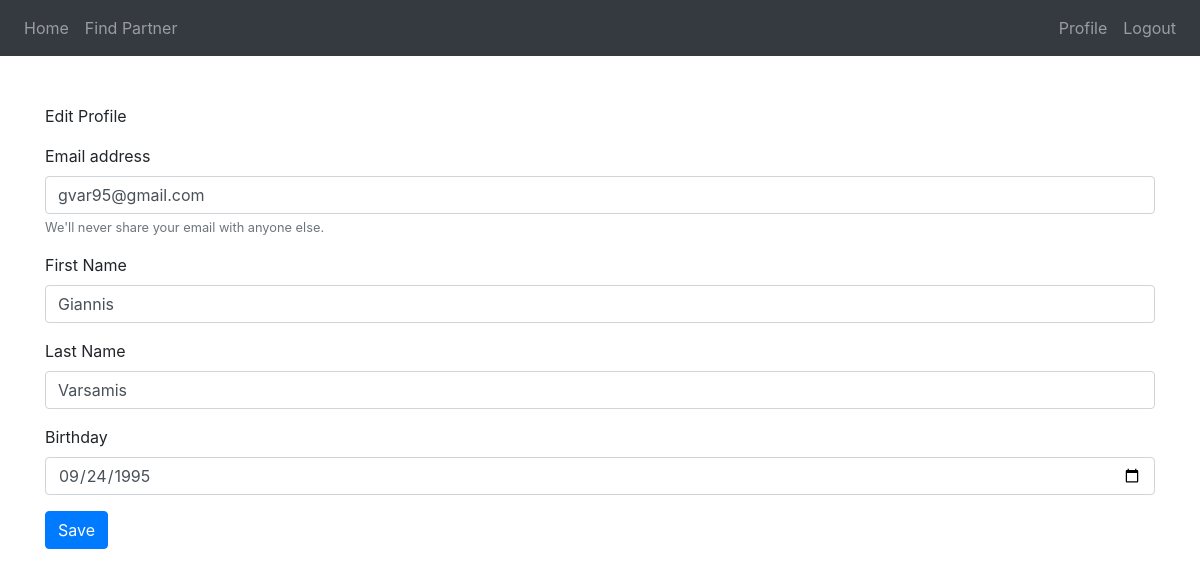
The app's page /edit_profile (signed in) with its own data.
### tables this page shows
CREATE TABLE users(
    id INTEGER PRIMARY KEY AUTOINCREMENT NOT NULL,
    email TEXT UNIQUE NOT NULL,
    username TEXT UNIQUE NOT NULL,
    password_hash TEXT NOT NULL,
    first_name TEXT,
    last_name TEXT,
    birth_date DATE,
    registration_date DATETIME NOT NULL
);

### app.py (the view, shortened to what this page needs)
@app.route("/edit_profile", methods=["GET", "POST"])
def edit_profile():
    cursor.execute("SELECT email, username, first_name, last_name, birth_date, registration_date FROM users WHERE id = ?", [session['user_id']])
    rows = cursor.fetchall()
    user_email = rows[0][0]
    first_name = rows[0][2]
    last_name = rows[0][3]
    birthday = rows[0][4]
    return render_template("edit_profile.html", rows = rows)

### templates/edit_profile.html
{% extends "layout.html" %}
{% block main %}
<p>Edit Profile</p>
<form action="/edit_profile" method="POST">
    <div class="form-group">
        <label for="email">Email address</label>
        <input type="email" class="form-control" id="email" name="email" aria-describedby="emailHelp" value={{rows[0][0]}}>
        <small id="emailHelp" class="form-text text-muted">We'll never share your email with anyone else.</small>
    </div>
    <div class="form-group">
        <label for="first_name">First Name</label>
        <input type="text" class="form-control" id="first_name" name="first_name" value={{rows[0][2]}}>
    </div>
    <div class="form-group">
        <label for="last_name">Last Name</label>
        <input type="text" class="form-control" id="last_name" name="last_name" value={{rows[0][3]}}>
    </div>
    <div class="form-group">
        <label for="birthday">Birthday</label>
        <input type="date" class="form-control" id="birthday" name="birthday" value={{rows[0][4]}}>
    </div>
    <button class="btn btn-primary" type="submit">Save</button>
</form>
{% endblock %}

### records on screen
users: email "gvar95@gmail.com", first_name "Giannis", last_name "Varsamis", birthday "09/24/1995"
